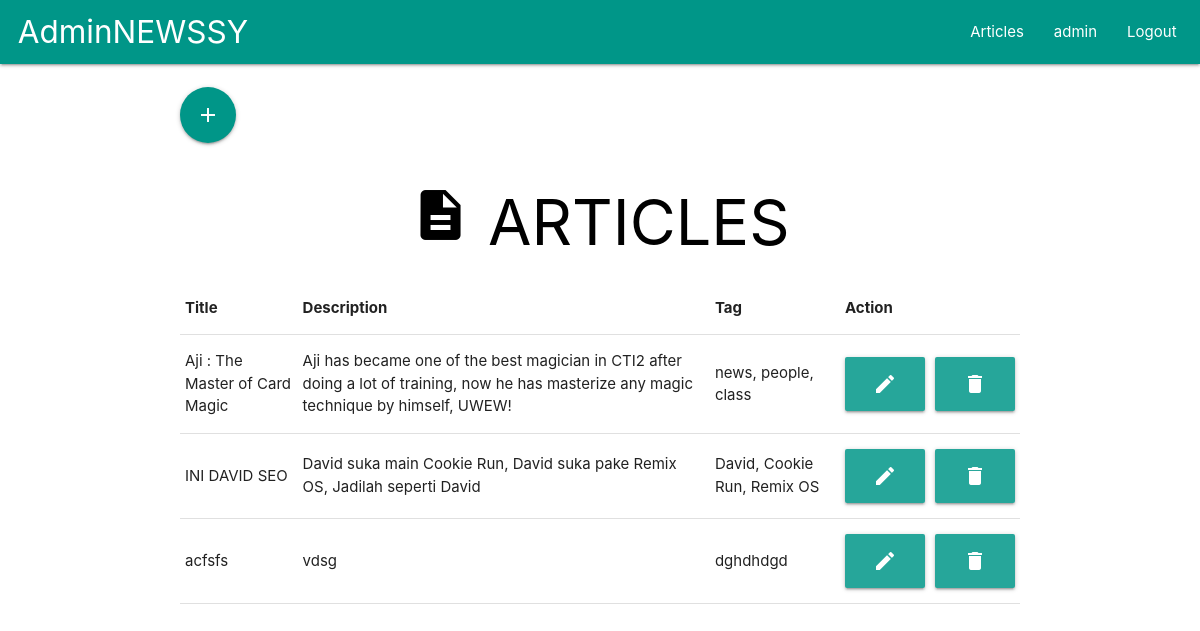
Screenshot of /articles.php (signed in) with the database file from the repository.
### tables this page shows
CREATE TABLE `user` (
  `id` int(10) NOT NULL,
  `username` varchar(255) NOT NULL,
  `email` varchar(255) NOT NULL,
  `password` varchar(255) NOT NULL
);

CREATE TABLE `articles` (
  `id` int(10) NOT NULL,
  `title` varchar(255) NOT NULL,
  `description` varchar(255) NOT NULL,
  `tag` varchar(255) NOT NULL,
  `image` varchar(255) NOT NULL
);

### articles.php (the view, shortened to what this page needs)
<?php
include_once 'dbnewssy.php';
$stmt = $db_con->prepare("SELECT * FROM user WHERE id=:uid");
$stmt->execute(array(":uid"=>$_SESSION['user_session']));
$row=$stmt->fetch(PDO::FETCH_ASSOC);
?>
<!DOCTYPE html>
<html lang="en">
<head>
  <link rel="stylesheet" href="css/materialize.min.css" media="screen">
  <link rel="stylesheet" href="jquery.dataTables.min.css">
</head>
<body>
  <nav>
  <div class="nav-wrapper fixed teal">
    <a href="home.php" class="brand-logo">&nbsp&nbspAdminNEWSSY</a>
    <ul id="nav-mobile" class="right hide-on-med-and-down">
      <li><a href="articles.php">Articles</a></li>
      <li><a href="#"><?php echo $row['username']; ?></a></li>
			<li><a href="logout.php">Logout</a></li>&nbsp&nbsp
    </ul>
  </div>
</nav>
  <div class="container">
    <br>
    <div class="col s12 m12">
      <a class="btn-floating btn-large waves-effect waves-light teal" id="btn-add"><i class="material-icons">add</i></a>
      <div class="content-loader">
          <h1 class="center-align"><a href="articles.php" style="color:black;"><i class="medium material-icons">description</i>&nbspARTICLES</a></h1>
    <table class="responsive-table highlight" id="Table">
  <thead>
    <tr>
        <th>Title</th>
        <th>Description</th>
        <th>Tag</th>
        <th>Action</th>
    </tr>
  </thead>
  <?php
          require_once 'dbnewssy.php';
          $stmt = $db_con->prepare("SELECT * FROM articles ORDER BY id ASC");
          $stmt->execute();
  		while($row=$stmt->fetch(PDO::FETCH_ASSOC))
  		{
  			?>
  <tbody>
    <tr>
      <td><?php echo $row['title']; ?></td>
      <td><?php echo $row['description']; ?></td>
      <td><?php echo $row['tag']; ?></td>
      <td><button id="<?php echo $row['id']; ?>" class="edit-link waves-effect waves-light btn-large">
      <i class="material-icons">mode_edit</i></button></td>
      <td><button id="<?php echo $row['id']; ?>" class="delete-link waves-effect waves-light btn-large">
      <i class="material-icons">delete</i></button></td>
    </tr>
  </tbody>
  <?php } ?>
</table>
</div>
  </div>
</div>
</body>
</html>

### rows the page displays
user: username "admin"
articles: title "Aji : The Master of Card Magic", description "Aji has became one of the best magician in CTI2 after doing a lot of training, now he has masterize any magic technique by himself, UWEW!", tag "news, people, class"
articles: title "INI DAVID SEO", description "David suka main Cookie Run, David suka pake Remix OS, Jadilah seperti David", tag "David, Cookie Run, Remix OS"
articles: title "acfsfs", description "vdsg", tag "dghdhdgd"
